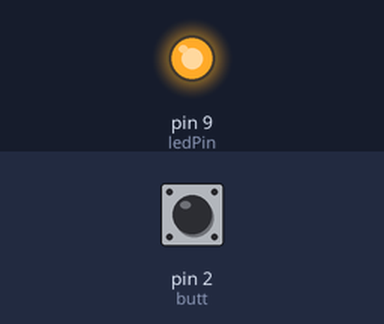
Bench run of a sketch on a simulated Arduino Uno, built with avr-gcc and run on an emulated ATmega328P. Shown: output pins drawn as LEDs (lit = HIGH). The inputs (shaded band) are chosen by the test bench; at power-on: pin 2 (butt) HIGH.

Above: at 1.2 s.
1.3 s: pin 2 (butt) pulled LOW for 0.15 s
At 1.37 s:
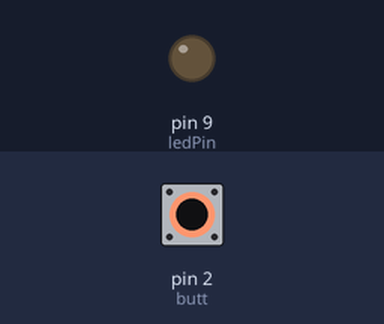
2.9 s: pin 2 (butt) pulled LOW for 3.2 s
At 7.3 s:
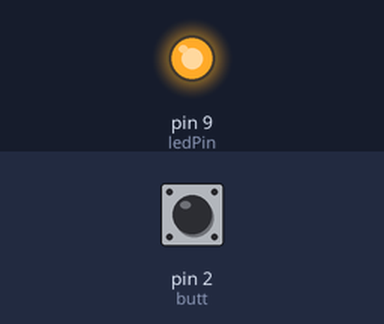
Timing chart, 0 to 8.8 s (numbered marks = the images above; inputs shaded):
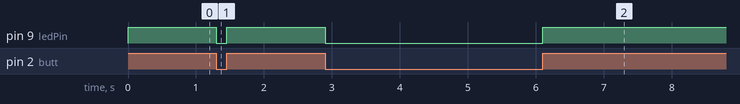

The sketch:

zad1.ino
```cpp
const int ledPin = 9;      // the pin that the LED is attached to
const int butt = 2;

void setup() {

  // initialize the ledPin as an output:

  pinMode(ledPin, OUTPUT);
  pinMode(butt, INPUT_PULLUP);

}

void loop() {

  // analogWrite(ledPin, 10);
  // delay(1000);
  // analogWrite(ledPin, 100);
  // delay(1000);

  int state = digitalRead(butt);

  if (state == HIGH)
  {
    digitalWrite(ledPin, HIGH);
  }
  else{
    digitalWrite(ledPin, LOW);
  }


  // if (digitalRead(butt) == LOW)
  // {
  //   digitalWrite(ledPin, LOW);
  //   delay(1000);
  // }
}
```

Measured:
- after the input at 1.3 s, pin 9 (ledPin): HIGH → LOW at once, → HIGH 0.15 s later
- after the input at 2.9 s, pin 9 (ledPin): HIGH → LOW at once, → HIGH 3.2 s later
